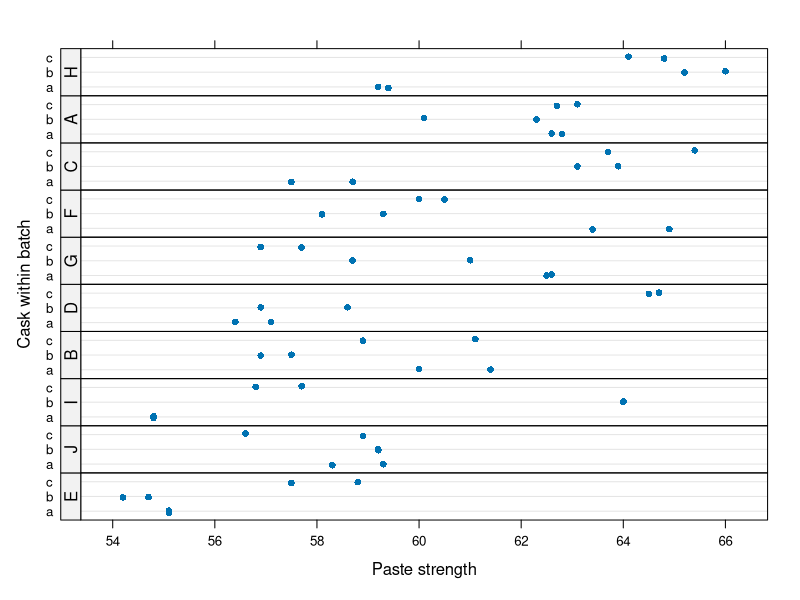
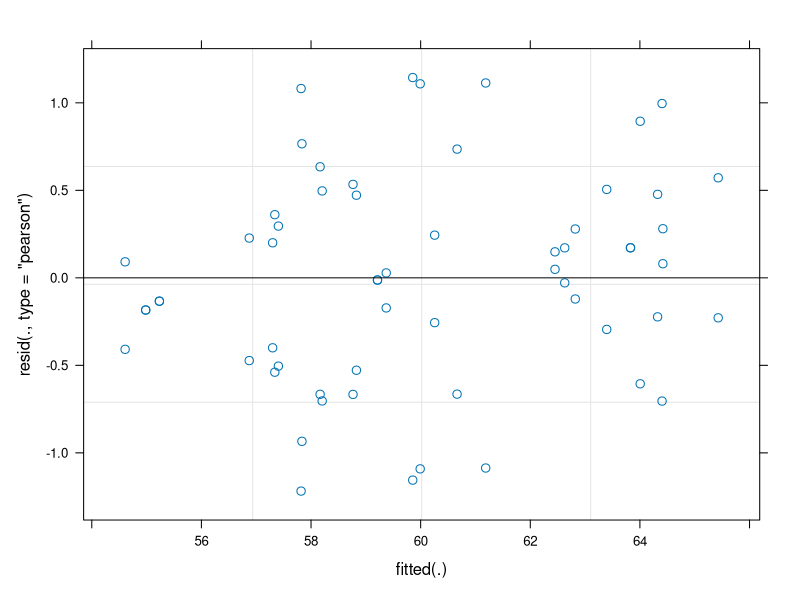
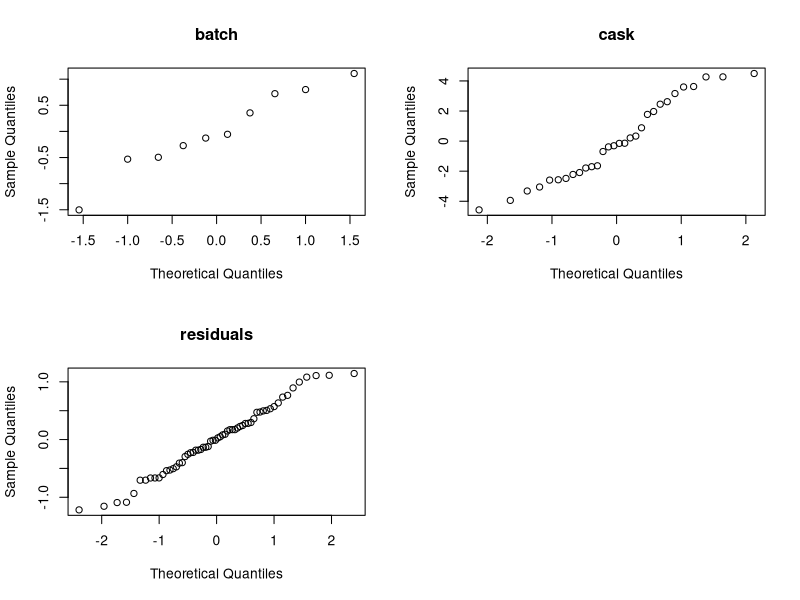

The R source for these figures, in order:
## ---- chunk 1
library(lme4)
data(Pastes)
head(Pastes)
tail(Pastes)
## ---- chunk 2
## Visualize data (code taken from help file) ####
require(lattice)
dotplot(cask ~ strength | reorder(batch, strength), Pastes,
        strip = FALSE, strip.left = TRUE, layout = c(1, 10),
        ylab = "Cask within batch",
        xlab = "Paste strength", jitter.y = TRUE)
## ---- chunk 3
fit <- aov(strength ~ batch + batch:cask, data = Pastes)
#fit <- aov(strength ~ batch/cask, data = Pastes) ## equivalent formulation
#fit <- aov(strength ~ batch + cask %in% batch, data = Pastes)
summary(fit)
## ---- chunk 4
summary(fit)
## ---- chunk 5
sigma2 <- .678
sigma2bc <- (17.545 - sigma2) / 2
sigma2b <- (27.489 - sigma2 - 2 * sigma2bc ) / (2*3)
cat("Method of Moments Variance Component Estimates","\n",
    "Var(error)=",sigma2,"\n","Var(C(B))=",sigma2bc,"\n",
    "Var(B)=",sigma2b,"\n")
## ---- chunk 6
pf(27.489 / 17.545, 9, 20, lower.tail = FALSE)
## ---- chunk 7
## lmer approaches (all equivalent) ####
fm1 <- lmer(strength ~ (1 | batch/cask), data = Pastes)
summary(fm1)
## ---- chunk 8
confint(fm1, oldNames = FALSE)
## ---- chunk 9
fm2 <- lmer(strength ~ (1 | batch) + (1 | cask:batch), data = Pastes)
library(lmerTest)
rand(fm2)
## ---- chunk 10
## residual analysis ####
plot(fm1) ## Tukey-Anscombe plot
## ---- chunk 11
par(mfrow = c(2,2))
qqnorm(ranef(fm1)$batch[,1], main = "batch")
qqnorm(ranef(fm1)$'cask:batch'[,1], main = "cask")
qqnorm(resid(fm1), main = "residuals")
